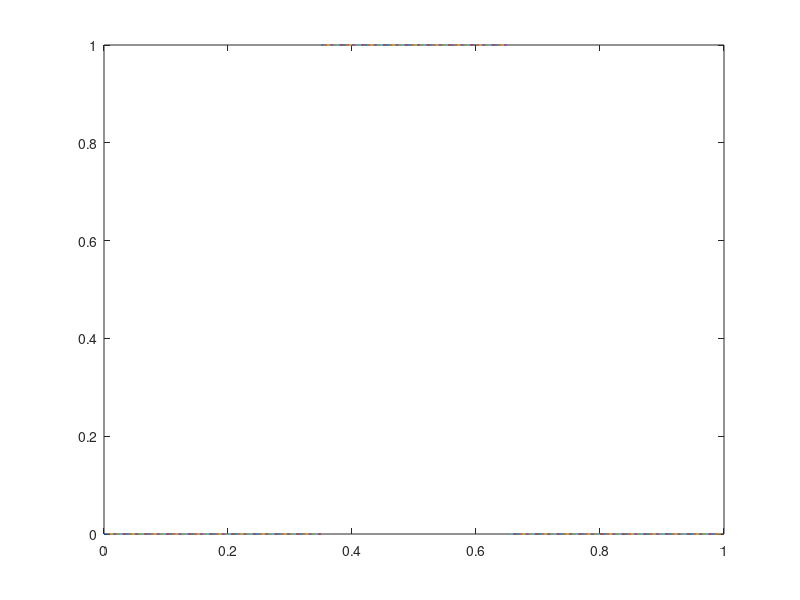

The MATLAB source for this figure:
n=201;
x=linspace(0,1,n)
U0=zeros(size(1,201));
u0(1,1:70)=0;
u0(1,71:131)=1;
u0(1,131:201)=0;
u=u0(1:end-1);
plot([x(1:end-1);x(2:end)],[u;u]);
hold on
f=u.^2./2;
DF=u;
DFF=(f(1:end-1)+f(2:end))./2;
speed=(f(1:end-1)-f(2:end))./(u(1:end-1)-u(2:end));
special=abs(u(1:end-1)-u(2:end)) < 1E-8;
speed(special)=DF(special);
fl=f(1:end-1);
fr=f(2:end);
f_h=fl.*(speed > 0)+fr.*(speed < 0);
f_half=[0,f_h,0];
r=[];
r=u;
for i=2:11
   for j=1:200
       r(i,j)=r(i-1,j)-0.02/0.005*(f_half(1,j+1)-f_half(1,j));
   end
f=1/2.*(r(i,:)).^2;
DF=r(i,:);
DFF=(f(1:end-1)+f(2:end))./2;
speed=(f(1:end-1)-f(2:end))./(r(i,1:end-1)-r(i,2:end));
special=abs(r(i,1:end-1)-r(i,2:end)) < 1E-8;
speed(special)=DF(special);
fl=f(1:end-1);
fr=f(2:end);
j=1;
for range=speed
    if speed > 0
        f_h(1,j)=f(1,j);
    elseif speed < 0
        f_h(1,j)=f(1,j+1);
    else
        f_h(1,j)=(f(1,j)+f(1,j+1))./2;
    end
    j=j+1;
end
   f_half=[0,f_h,0];
end
%plot([x(1:end-1);x(2:end)],[r(101,:);r(101,:)])